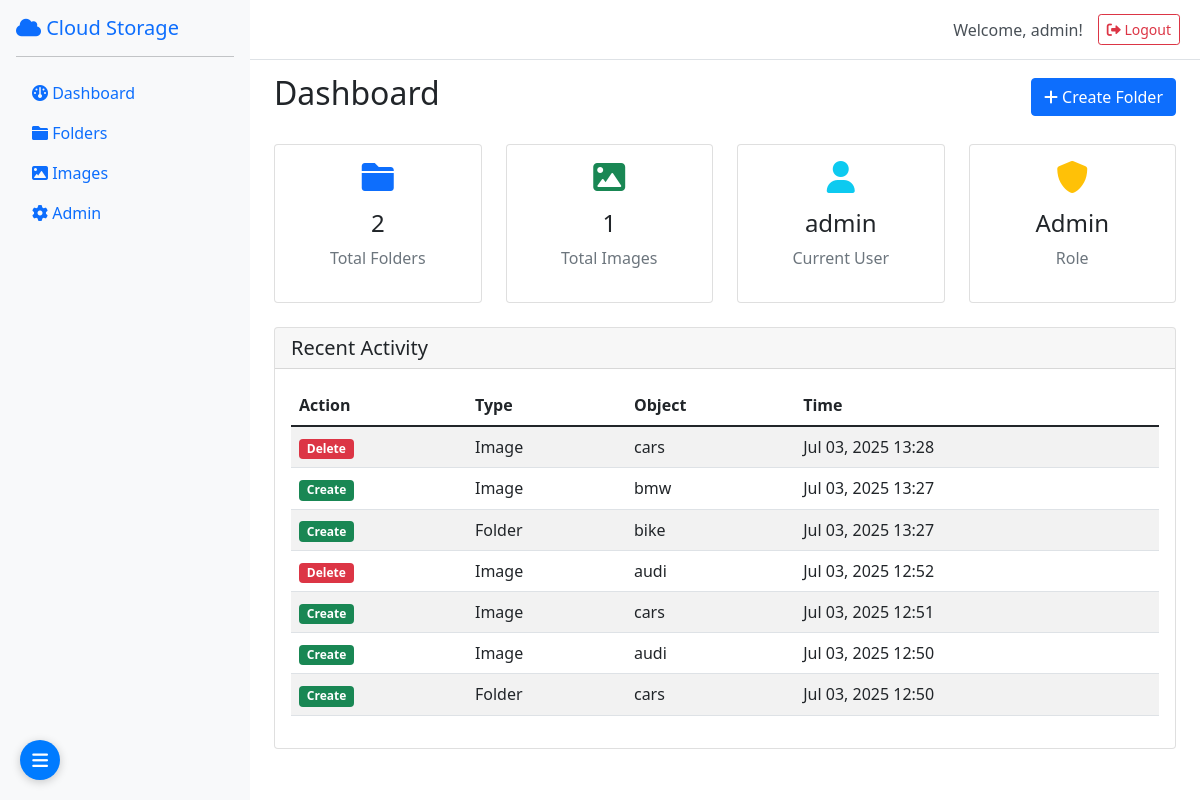
Before: / (signed in) with the older database file.
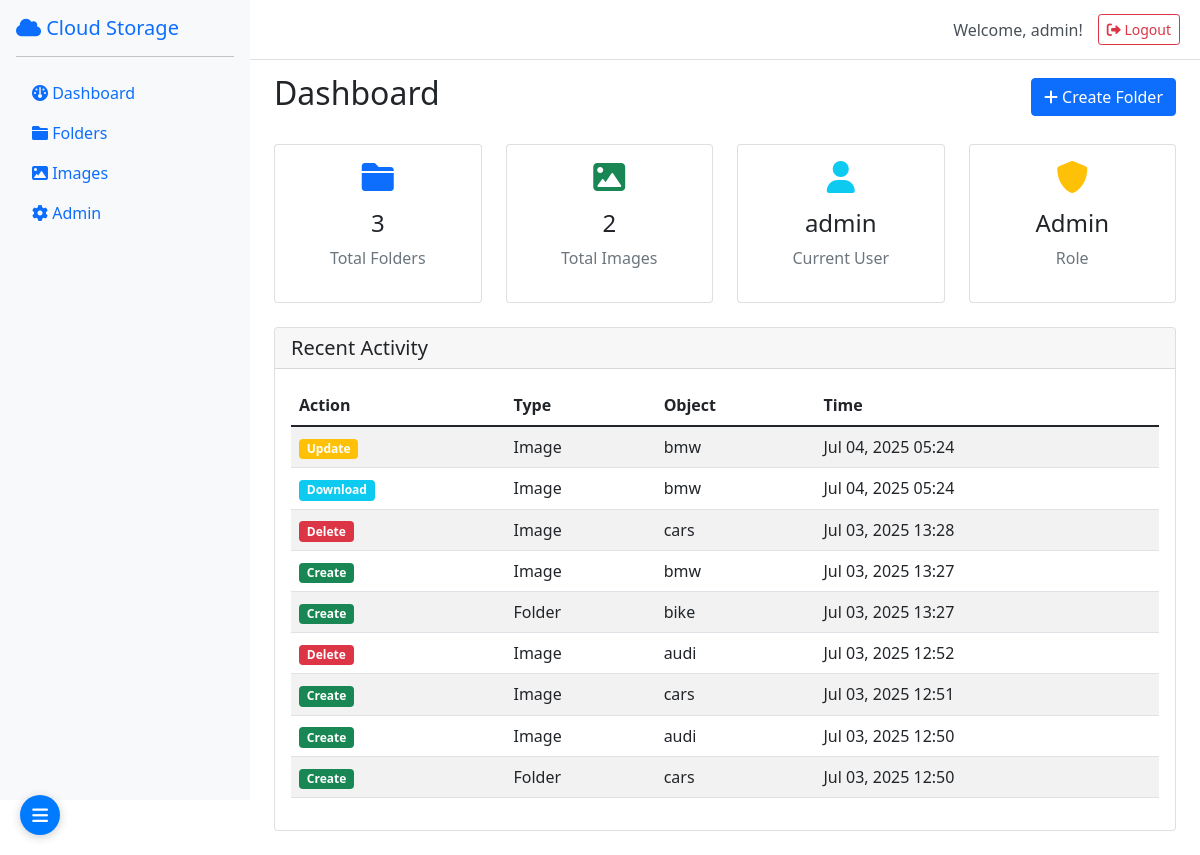
After: the same page with the newer database file.
### storage/models.py (models this page shows, shortened)
class AuditLog(models.Model):
    ACTION_CHOICES = [
        ('create', 'Create'),
        ('read', 'Read'),
        ('update', 'Update'),
        ('delete', 'Delete'),
        ('download', 'Download'),
        ('restore', 'Restore'),
    ]
    user = models.ForeignKey(User, on_delete=models.CASCADE)
    action = models.CharField(max_length=10, choices=ACTION_CHOICES)
    content_type = models.CharField(max_length=50)  # 'folder' or 'image'
    object_id = models.IntegerField()
    object_name = models.CharField(max_length=255)
    timestamp = models.DateTimeField(auto_now_add=True)
    ip_address = models.GenericIPAddressField(null=True, blank=True)
    user_agent = models.TextField(blank=True)
    class Meta:
        ordering = ['-timestamp']

### storage/views.py (the view, shortened to what this page needs)
# urls.py: path('', views.dashboard, name='dashboard'),
@login_required
def dashboard(request):
    if request.user.is_superuser:
        folders = Folder.objects.filter(is_deleted=False)
        images = Image.objects.filter(is_deleted=False)
    recent_logs = AuditLog.objects.filter(user=request.user)[:10]
    context = {
        'folders_count': folders.count(),
        'images_count': images.count(),
        'recent_logs': recent_logs,
        'user': request.user,
    }
    return render(request, 'dashboard.html', context)

### templates/dashboard.html (shortened to what this page needs)
{% extends 'base.html' %}
{% block content %}
<div class="d-flex justify-content-between align-items-center mb-4">
    <h2>Dashboard</h2>
    <div>
        <button class="btn btn-primary" data-bs-toggle="modal" data-bs-target="#createFolderModal">
            <i class="fas fa-plus"></i> Create Folder
        </button>
    </div>
</div>
<div class="row mb-4">
    <div class="col-md-6 col-lg-3">
        <div class="card text-center">
            <div class="card-body">
                <i class="fas fa-folder fa-2x text-primary mb-3"></i>
                <h4>{{ folders_count }}</h4>
                <p class="text-muted">Total Folders</p>
            </div>
        </div>
    </div>
    <div class="col-md-6 col-lg-3">
        <div class="card text-center">
            <div class="card-body">
                <i class="fas fa-image fa-2x text-success mb-3"></i>
                <h4>{{ images_count }}</h4>
                <p class="text-muted">Total Images</p>
            </div>
        </div>
    </div>
    <div class="col-md-6 col-lg-3">
        <div class="card text-center">
            <div class="card-body">
                <i class="fas fa-user fa-2x text-info mb-3"></i>
                <h4>{{ user.username }}</h4>
                <p class="text-muted">Current User</p>
            </div>
        </div>
    </div>
    <div class="col-md-6 col-lg-3">
        <div class="card text-center">
            <div class="card-body">
                <i class="fas fa-shield-alt fa-2x text-warning mb-3"></i>
                <h4>{% if user.is_superuser %}Admin{% else %}User{% endif %}</h4>
                <p class="text-muted">Role</p>
            </div>
        </div>
    </div>
</div>
<div class="card">
    <div class="card-header">
        <h5 class="mb-0">Recent Activity</h5>
    </div>
    <div class="card-body">
        {% if recent_logs %}
            <div class="table-responsive">
                <table class="table table-striped">
                    <thead>
                        <tr>
                            <th>Action</th>
                            <th>Type</th>
                            <th>Object</th>
                            <th>Time</th>
                        </tr>
                    </thead>
                    <tbody>
                        {% for log in recent_logs %}
                        <tr>
                            <td>
                                <span class="badge bg-{% if log.action == 'create' %}success{% elif log.action == 'update' %}warning{% elif log.action == 'delete' %}danger{% else %}info{% endif %}">
                                    {{ log.get_action_display }}
                                </span>
                            </td>
                            <td>{{ log.content_type|title }}</td>
                            <td>{{ log.object_name }}</td>
                            <td>{{ log.timestamp|date:"M d, Y H:i" }}</td>
                        </tr>
                        {% endfor %}
                    </tbody>
                </table>
            </div>
        {% else %}
            <p class="text-muted">No recent activity</p>
        {% endif %}
    </div>
</div>
{% endblock %}

Changed rows visible on the page:
added AuditLog: action "Update", content_type "Image", object_name "bmw", timestamp "Jul 04, 2025 05:24"
added AuditLog: action "Download", content_type "Image", object_name "bmw", timestamp "Jul 04, 2025 05:24"
Other visible differences:
{{ folders_count }}: "2" → "3"
{{ images_count }}: "1" → "2"
